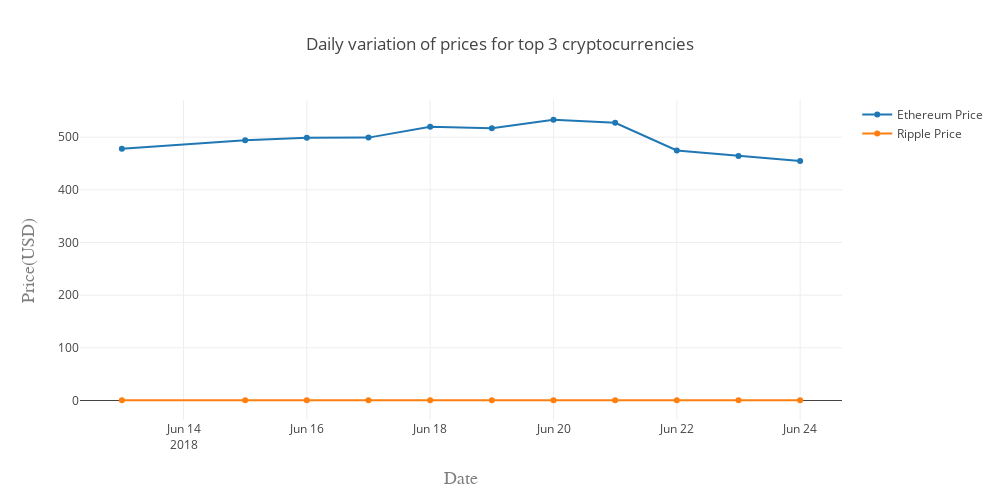

Source (notebook cell):
### Code cell
ethereum_price_data = go.Scatter(x=currency_daily_prices['Date'],
                              y=currency_daily_prices['ethereum_price'],
                              name='Ethereum Price')
ripple_price_data = go.Scatter(x=currency_daily_prices['Date'],
                              y=currency_daily_prices['ripple_price'],
                              name='Ripple Price')
data = [ethereum_price_data,ripple_price_data]
layout = go.Layout(width=1000,height=500,
    title='Daily variation of prices for top 3 cryptocurrencies',
    xaxis=dict(title='Date',titlefont=dict(family='Courier New, monospace',size=18,color='#7f7f7f')),
    yaxis=dict(title='Price(USD)',titlefont=dict( family='Courier New, monospace',size=18,color='#7f7f7f'))
)
fig = go.Figure(data=data, layout=layout)
plotly.offline.iplot(fig)

### Figure 1 — Plotly figure (JSON) as saved in the notebook; plotly's stock layout.template omitted (floating-point values rounded to 4 significant figures)
{"data": [{"name": "Ethereum Price", "type": "scatter", "uid": "03d31b", "x": ["2018-06-13", "2018-06-15", "2018-06-16", "2018-06-17", "2018-06-18", "2018-06-19", "2018-06-20", "2018-06-21", "2018-06-22", "2018-06-23", "2018-06-24"], "y": [477.8, 494.1, 499.0, 499.1, 519.8, 516.7, 533.0, 527.2, 474.7, 464.3, 454.7]}, {"name": "Ripple Price", "type": "scatter", "uid": "c17a1e", "x": ["2018-06-13", "2018-06-15", "2018-06-16", "2018-06-17", "2018-06-18", "2018-06-19", "2018-06-20", "2018-06-21", "2018-06-22", "2018-06-23", "2018-06-24"], "y": [0.5347, 0.5445, 0.532, 0.5353, 0.5429, 0.5364, 0.5427, 0.5321, 0.4981, 0.4829, 0.4704]}], "layout": {"height": 500, "title": "Daily variation of prices for top 3 cryptocurrencies", "width": 1000, "xaxis": {"autorange": true, "range": ["2018-06-12 07:42:57.3269", "2018-06-24 16:17:02.6731"], "title": "Date", "titlefont": {"color": "#7f7f7f", "family": "Courier New, monospace", "size": 18}, "type": "date"}, "yaxis": {"autorange": true, "range": [-37.02, 570.5], "title": "Price(USD)", "titlefont": {"color": "#7f7f7f", "family": "Courier New, monospace", "size": 18}, "type": "linear"}}}
